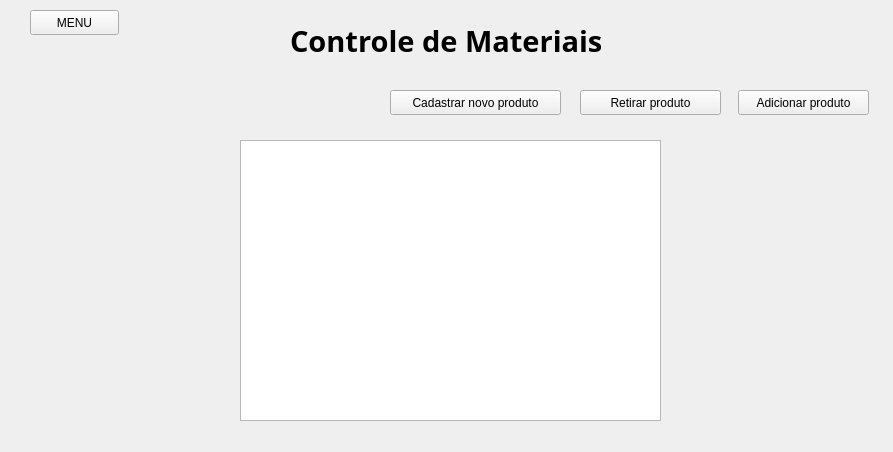
<?xml version="1.0" encoding="UTF-8"?>
<ui version="4.0">
 <class>Form_material</class>
 <widget class="QWidget" name="Form_material">
  <property name="geometry">
   <rect>
    <x>0</x>
    <y>0</y>
    <width>893</width>
    <height>452</height>
   </rect>
  </property>
  <property name="windowTitle">
   <string>Form</string>
  </property>
  <widget class="QPushButton" name="b_add_produto">
   <property name="geometry">
    <rect>
     <x>738</x>
     <y>90</y>
     <width>131</width>
     <height>25</height>
    </rect>
   </property>
   <property name="text">
    <string>Adicionar produto</string>
   </property>
  </widget>
  <widget class="QPushButton" name="b_novo_produto">
   <property name="geometry">
    <rect>
     <x>390</x>
     <y>90</y>
     <width>171</width>
     <height>25</height>
    </rect>
   </property>
   <property name="text">
    <string>Cadastrar novo produto</string>
   </property>
  </widget>
  <widget class="QPushButton" name="b_retirar_produto">
   <property name="geometry">
    <rect>
     <x>580</x>
     <y>90</y>
     <width>141</width>
     <height>25</height>
    </rect>
   </property>
   <property name="text">
    <string>Retirar produto</string>
   </property>
  </widget>
  <widget class="QLabel" name="label">
   <property name="geometry">
    <rect>
     <x>290</x>
     <y>20</y>
     <width>311</width>
     <height>41</height>
    </rect>
   </property>
   <property name="font">
    <font>
     <family>Ubuntu Mono</family>
     <pointsize>22</pointsize>
     <weight>75</weight>
     <bold>true</bold>
    </font>
   </property>
   <property name="text">
    <string>Controle de Materiais</string>
   </property>
  </widget>
  <widget class="QPushButton" name="b_menu">
   <property name="geometry">
    <rect>
     <x>30</x>
     <y>10</y>
     <width>89</width>
     <height>25</height>
    </rect>
   </property>
   <property name="text">
    <string>MENU</string>
   </property>
  </widget>
  <widget class="QTableWidget" name="list_material">
   <property name="geometry">
    <rect>
     <x>240</x>
     <y>140</y>
     <width>421</width>
     <height>281</height>
    </rect>
   </property>
   <property name="rowCount">
    <number>0</number>
   </property>
   <property name="columnCount">
    <number>0</number>
   </property>
   <attribute name="horizontalHeaderVisible">
    <bool>true</bool>
   </attribute>
   <attribute name="horizontalHeaderCascadingSectionResizes">
    <bool>false</bool>
   </attribute>
  </widget>
 </widget>
 <resources/>
 <connections/>
</ui>
